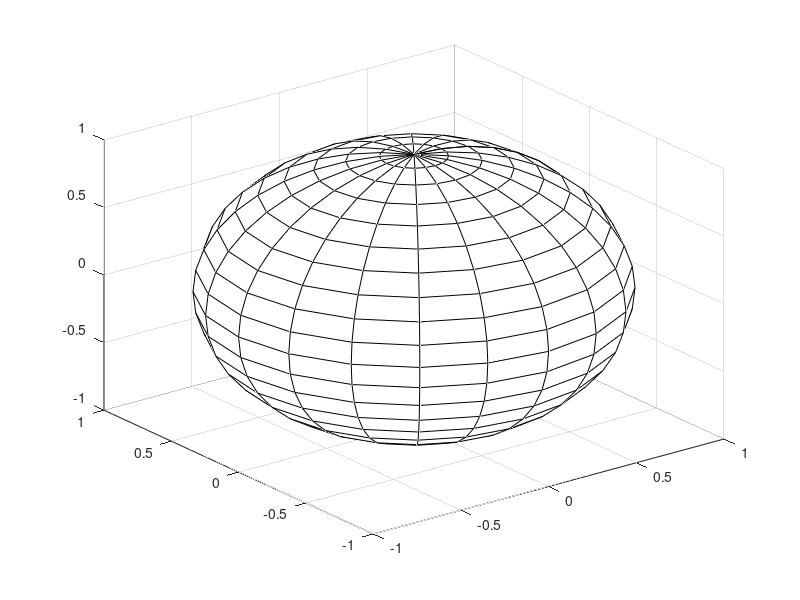

Source code (MATLAB): (Note: this script raises an error after producing the figure.)
clear all
close all

sphere
hold on
%axis off
colormap white
alpha(.3)
koor(:,1)=[1;1;-1;-1]/sqrt(3);
koor(:,2)=[1;-1;1;-1]/sqrt(3);
koor(:,3)=[1;-1;-1;1]/sqrt(3);

koor=koor*drejomz(45);
%koor=koor*drejomx(109/2); %rotate around x axis
koor=koor*drejomy(109/2); %rotate around y axis

DT = delaunayTriangulation(koor(:,1),koor(:,2),koor(:,3));
tetramesh(DT);
xlabel('x')

function [rz]=drejomz(t)
%drej om z
rz=[cosd(t) -sind(t) 0; sind(t) cosd(t) 0; 0 0 1];
end
%drej om y
function [ry]=drejomy(t)
ry=[1 0 0; 0 cosd(t) -sind(t); 0 sind(t) cosd(t)];
end
%drej om x
function [rx]=drejomx(t)
rx=[cosd(t) 0 sind(t); 0 1 0; -sind(t) 0 cosd(t)];
end
